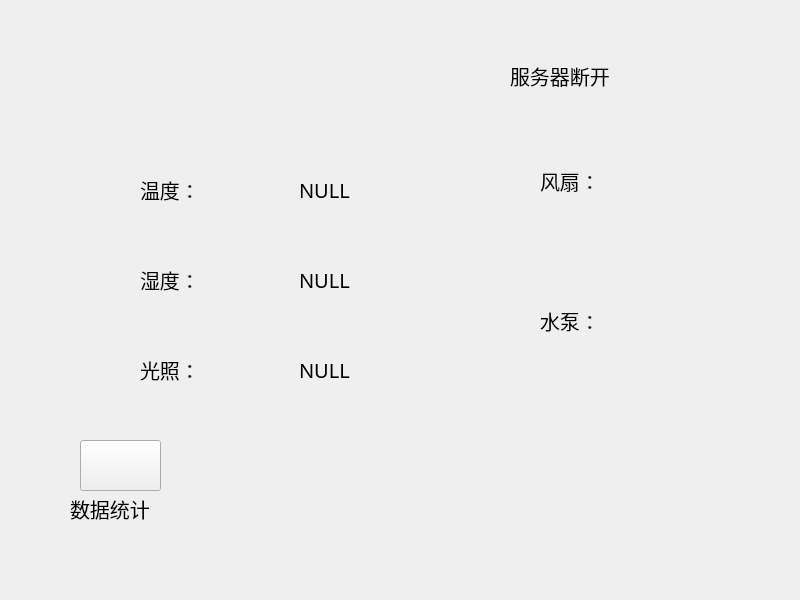
<?xml version="1.0" encoding="UTF-8"?>
<ui version="4.0">
 <class>MainWindow</class>
 <widget class="QMainWindow" name="MainWindow">
  <property name="geometry">
   <rect>
    <x>0</x>
    <y>0</y>
    <width>800</width>
    <height>600</height>
   </rect>
  </property>
  <property name="windowTitle">
   <string>MainWindow</string>
  </property>
  <property name="styleSheet">
   <string notr="true"/>
  </property>
  <widget class="QWidget" name="centralwidget">
   <widget class="QWidget" name="horizontalLayoutWidget">
    <property name="geometry">
     <rect>
      <x>140</x>
      <y>150</y>
      <width>311</width>
      <height>80</height>
     </rect>
    </property>
    <layout class="QHBoxLayout" name="horizontalLayout">
     <item>
      <widget class="QLabel" name="label">
       <property name="font">
        <font>
         <family>华文行楷</family>
         <pointsize>15</pointsize>
        </font>
       </property>
       <property name="styleSheet">
        <string notr="true"/>
       </property>
       <property name="text">
        <string>温度：</string>
       </property>
      </widget>
     </item>
     <item>
      <widget class="QLabel" name="Temp">
       <property name="font">
        <font>
         <family>宋体</family>
         <pointsize>15</pointsize>
        </font>
       </property>
       <property name="styleSheet">
        <string notr="true"/>
       </property>
       <property name="text">
        <string>NULL</string>
       </property>
      </widget>
     </item>
    </layout>
   </widget>
   <widget class="QWidget" name="horizontalLayoutWidget_3">
    <property name="geometry">
     <rect>
      <x>140</x>
      <y>240</y>
      <width>311</width>
      <height>80</height>
     </rect>
    </property>
    <layout class="QHBoxLayout" name="horizontalLayout_3">
     <item>
      <widget class="QLabel" name="label_3">
       <property name="font">
        <font>
         <family>华文行楷</family>
         <pointsize>15</pointsize>
        </font>
       </property>
       <property name="styleSheet">
        <string notr="true"/>
       </property>
       <property name="text">
        <string>湿度：</string>
       </property>
      </widget>
     </item>
     <item>
      <widget class="QLabel" name="Humi">
       <property name="font">
        <font>
         <family>宋体</family>
         <pointsize>15</pointsize>
        </font>
       </property>
       <property name="styleSheet">
        <string notr="true"/>
       </property>
       <property name="text">
        <string>NULL</string>
       </property>
      </widget>
     </item>
    </layout>
   </widget>
   <widget class="SwitchButton" name="Fun" native="true">
    <property name="geometry">
     <rect>
      <x>540</x>
      <y>200</y>
      <width>161</width>
      <height>71</height>
     </rect>
    </property>
   </widget>
   <widget class="SwitchButton" name="Water" native="true">
    <property name="geometry">
     <rect>
      <x>540</x>
      <y>340</y>
      <width>161</width>
      <height>71</height>
     </rect>
    </property>
   </widget>
   <widget class="QWidget" name="horizontalLayoutWidget_4">
    <property name="geometry">
     <rect>
      <x>140</x>
      <y>330</y>
      <width>311</width>
      <height>80</height>
     </rect>
    </property>
    <layout class="QHBoxLayout" name="horizontalLayout_4">
     <item>
      <widget class="QLabel" name="label_4">
       <property name="font">
        <font>
         <family>华文行楷</family>
         <pointsize>15</pointsize>
        </font>
       </property>
       <property name="styleSheet">
        <string notr="true"/>
       </property>
       <property name="text">
        <string>光照：</string>
       </property>
      </widget>
     </item>
     <item>
      <widget class="QLabel" name="Light">
       <property name="font">
        <font>
         <family>宋体</family>
         <pointsize>15</pointsize>
        </font>
       </property>
       <property name="styleSheet">
        <string notr="true"/>
       </property>
       <property name="text">
        <string>NULL</string>
       </property>
      </widget>
     </item>
    </layout>
   </widget>
   <widget class="QLabel" name="label_2">
    <property name="geometry">
     <rect>
      <x>540</x>
      <y>160</y>
      <width>81</width>
      <height>41</height>
     </rect>
    </property>
    <property name="font">
     <font>
      <family>华文行楷</family>
      <pointsize>15</pointsize>
     </font>
    </property>
    <property name="styleSheet">
     <string notr="true"/>
    </property>
    <property name="text">
     <string>风扇：</string>
    </property>
   </widget>
   <widget class="QLabel" name="label_5">
    <property name="geometry">
     <rect>
      <x>540</x>
      <y>300</y>
      <width>81</width>
      <height>41</height>
     </rect>
    </property>
    <property name="font">
     <font>
      <family>华文行楷</family>
      <pointsize>15</pointsize>
     </font>
    </property>
    <property name="styleSheet">
     <string notr="true"/>
    </property>
    <property name="text">
     <string>水泵：</string>
    </property>
   </widget>
   <widget class="QLabel" name="label_6">
    <property name="geometry">
     <rect>
      <x>470</x>
      <y>200</y>
      <width>61</width>
      <height>61</height>
     </rect>
    </property>
    <property name="styleSheet">
     <string notr="true">image: url(:/image/equip/image/equip/Fun.png);</string>
    </property>
    <property name="text">
     <string/>
    </property>
   </widget>
   <widget class="QLabel" name="label_7">
    <property name="geometry">
     <rect>
      <x>470</x>
      <y>340</y>
      <width>61</width>
      <height>61</height>
     </rect>
    </property>
    <property name="styleSheet">
     <string notr="true">image: url(:/image/equip/image/equip/Water.png);</string>
    </property>
    <property name="text">
     <string/>
    </property>
   </widget>
   <widget class="QLabel" name="label_8">
    <property name="geometry">
     <rect>
      <x>70</x>
      <y>160</y>
      <width>61</width>
      <height>61</height>
     </rect>
    </property>
    <property name="styleSheet">
     <string notr="true">image: url(:/image/equip/image/equip/Temp.png);</string>
    </property>
    <property name="text">
     <string/>
    </property>
   </widget>
   <widget class="QLabel" name="label_9">
    <property name="geometry">
     <rect>
      <x>70</x>
      <y>250</y>
      <width>61</width>
      <height>61</height>
     </rect>
    </property>
    <property name="styleSheet">
     <string notr="true">image: url(:/image/equip/image/equip/Humi.png);</string>
    </property>
    <property name="text">
     <string/>
    </property>
   </widget>
   <widget class="QLabel" name="label_10">
    <property name="geometry">
     <rect>
      <x>70</x>
      <y>340</y>
      <width>61</width>
      <height>61</height>
     </rect>
    </property>
    <property name="styleSheet">
     <string notr="true">image: url(:/image/equip/image/equip/Light.png);</string>
    </property>
    <property name="text">
     <string/>
    </property>
   </widget>
   <widget class="QWidget" name="horizontalLayoutWidget_2">
    <property name="geometry">
     <rect>
      <x>450</x>
      <y>50</y>
      <width>160</width>
      <height>51</height>
     </rect>
    </property>
    <layout class="QHBoxLayout" name="horizontalLayout_2">
     <item>
      <widget class="QLabel" name="connectimage">
       <property name="font">
        <font>
         <family>华文行楷</family>
         <pointsize>15</pointsize>
        </font>
       </property>
       <property name="styleSheet">
        <string notr="true">image: url(:/image/connect/image/connect/no.png);</string>
       </property>
       <property name="text">
        <string/>
       </property>
      </widget>
     </item>
     <item>
      <widget class="QLabel" name="connect">
       <property name="font">
        <font>
         <family>华文行楷</family>
         <pointsize>15</pointsize>
        </font>
       </property>
       <property name="styleSheet">
        <string notr="true"/>
       </property>
       <property name="text">
        <string>服务器断开</string>
       </property>
      </widget>
     </item>
    </layout>
   </widget>
   <widget class="QPushButton" name="pushButton">
    <property name="geometry">
     <rect>
      <x>80</x>
      <y>440</y>
      <width>81</width>
      <height>51</height>
     </rect>
    </property>
    <property name="styleSheet">
     <string notr="true">image: url(:/image/image/chart.png);</string>
    </property>
    <property name="text">
     <string/>
    </property>
   </widget>
   <widget class="QLabel" name="connect_2">
    <property name="geometry">
     <rect>
      <x>70</x>
      <y>493</y>
      <width>101</width>
      <height>31</height>
     </rect>
    </property>
    <property name="font">
     <font>
      <family>华文行楷</family>
      <pointsize>15</pointsize>
     </font>
    </property>
    <property name="styleSheet">
     <string notr="true"/>
    </property>
    <property name="text">
     <string>数据统计</string>
    </property>
   </widget>
  </widget>
  <widget class="QMenuBar" name="menubar">
   <property name="geometry">
    <rect>
     <x>0</x>
     <y>0</y>
     <width>800</width>
     <height>26</height>
    </rect>
   </property>
  </widget>
 </widget>
 <customwidgets>
  <customwidget>
   <class>SwitchButton</class>
   <extends>QWidget</extends>
   <header>switchbutton.h</header>
   <container>1</container>
  </customwidget>
 </customwidgets>
 <resources/>
 <connections/>
</ui>
